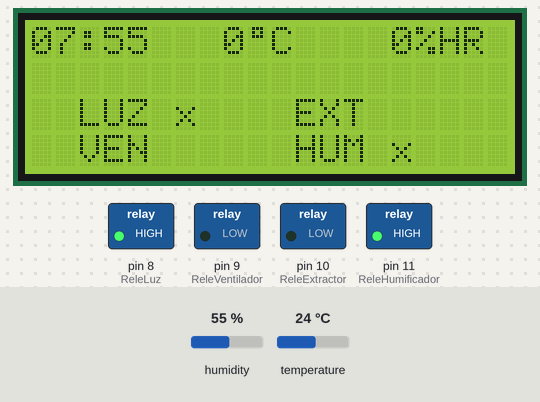
Recording of a sketch running on a simulated Arduino Uno, built with avr-gcc and run on an emulated ATmega328P. Parts: 20×4 character LCD, switched loads named in the sketch (green lamp = pin HIGH). The inputs (shaded band) are chosen by the test bench; at power-on: humidity 55 %, temperature 24 °C. The local clock reads 2024-03-15 10:24:30 at power-on unless the sketch sets it.

Above: at 1.2 s.
1.3 s: humidity set to 59 %
At 4.0 s:
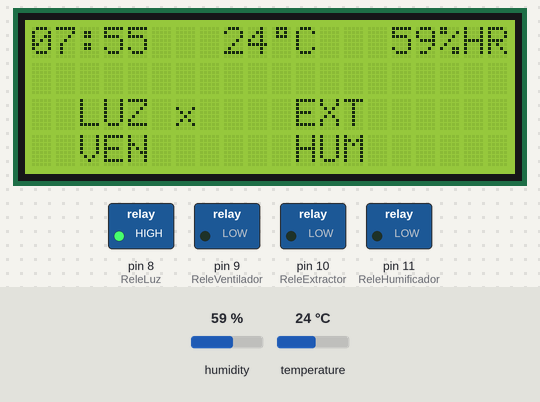
6.7 s: humidity set to 62 %
At 9.9 s:
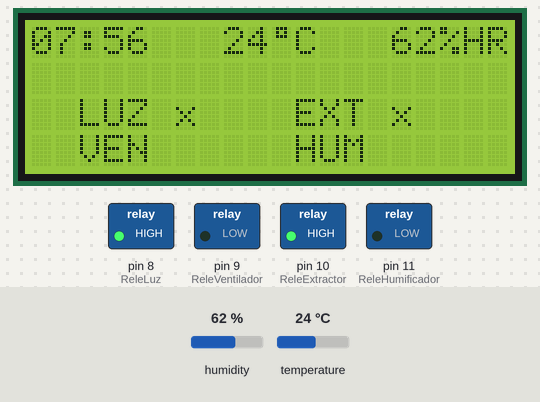
11.1 s: temperature set to 24.6 °C
At 13.2 s:
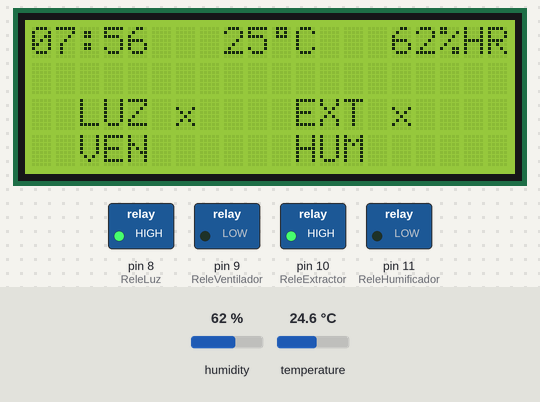
15.5 s: temperature set to 25.7 °C
At 19.1 s:
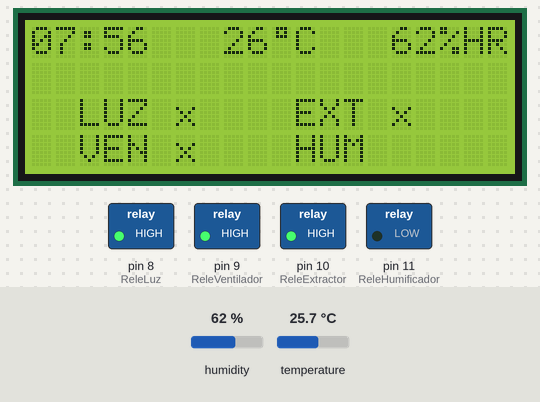
19.9 s: humidity set to 51 %
At 21.3 s:
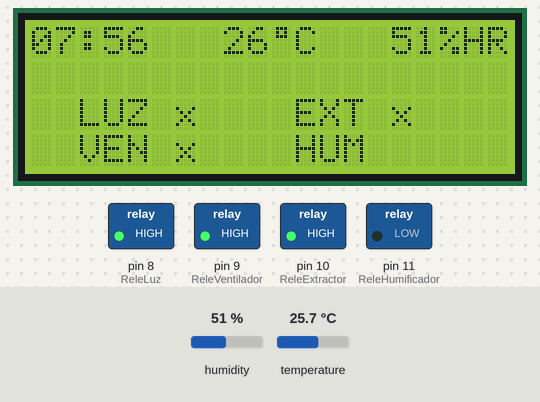
24.3 s: humidity set to 48 %
At 28.2 s:
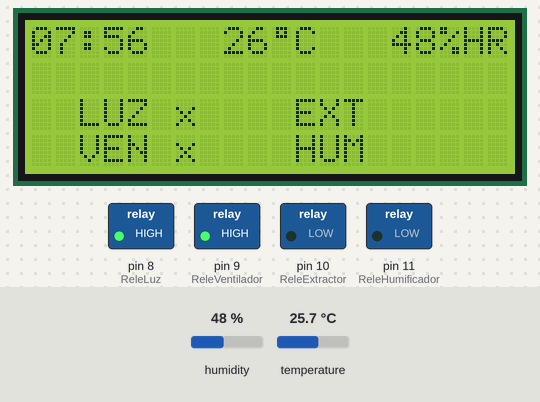
Timing chart, 0 to 29.7 s (numbered marks = the images above; inputs shaded):
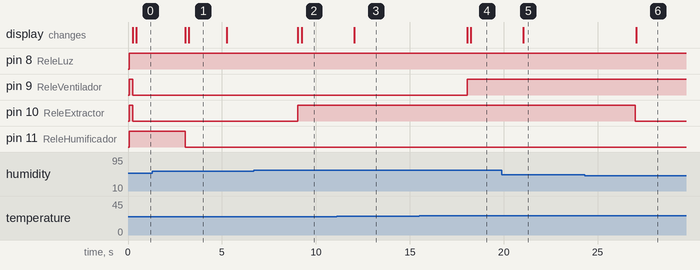

The sketch:

growdino.ino
```cpp
#include <Wire.h> //l2c
#include "RTClib.h" //Real time clock
#include "DHT.h" //SENSOR DHT22
#include <LiquidCrystal_I2C.h> //LCD 0x27
//Iluminación
//Ventilador
//Extra/Intra
//Humificador

//Reles
const byte ReleLuz=8;
const byte ReleVentilador=9;
const byte ReleExtractor=10;
const byte ReleHumificador=11;
const byte ON=1;
const byte OFF=0;

//--Sensores
//DHT
const byte dhtPin=2;
DHT dht(dhtPin, DHT22);

//RTC
RTC_DS1307 rtc;
DateTime now;

//loops
int IntervaloSensores=3000;
long LastMillisSensores;
int IntervaloRTC=200;
long LastMillisRTC;
int IntervaloDisplay=200;
long LastMillisDisplay;

//LCD
LiquidCrystal_I2C lcd(0x27,20,4);  //Crear el objeto lcd  dirección  0x27 y 20 columnas x 4 filas
const byte char1[]{
  B01110,
  B01010,
  B01110,
  B00000,
  B00000,
  B00000,
  B00000,
  B00000,
};

//Humedad y Temperatura
float HumedadIndoor;
float TempIndoor;
float HumedadMinima=40;
float HumedadMaxima=60;
float TempMinima=20; //Para apagar ventilador
float TempMaxima=30; //Para encender extractor
float ToleranciaTemp=(TempMaxima-TempMinima)/2; //Cuanto tiene que bajar/subir del maximo/minimo para que se apague
float ToleranciaHum=(HumedadMaxima-HumedadMinima)/2;
boolean ControlandoExtTemp=false; //Para extractor
boolean ControlandoExtHum=false;
boolean SubiendoTemp=false; //Para ventilador

//Variables de control de tiempo
byte TiempoExtractor=15;
byte TiempoVentilador=15;
byte nowMin;
byte nowHour;
byte HoraInicioLuz=20;
byte MinInicioLuz=0;
byte HoraFinLuz=8;
byte MinFinLuz=0;

void InicializarSensores(){
  //RTC
  rtc.begin();
  rtc.adjust(DateTime(2016,6,10,  7,55,55));
  now = rtc.now();

  //DHT
  dht.begin();

  //LCD
  lcd.init();
  lcd.backlight();
}
byte grado0=0;
void setup() {

  Serial.begin(9600); //Inicio comunicación serial

  InicializarSensores(); //Inicialización de sensores

  pinMode(ReleLuz, OUTPUT);
  pinMode(ReleVentilador, OUTPUT);
  pinMode(ReleExtractor, OUTPUT);
  pinMode(ReleHumificador, OUTPUT);

  //Serial.println("<<Iniciando arduino>>");
  lcd.createChar(0,char1);
}

void actualizarSensores(){
  if ((millis()-LastMillisSensores)>=IntervaloSensores){ //Sampling time sensores
    LastMillisSensores=millis();
    HumedadIndoor=dht.readHumidity();
    TempIndoor=dht.readTemperature();
  }
}

void actualizarRTC(){
  if ((millis()-LastMillisRTC)>=IntervaloRTC){
    LastMillisRTC=millis();
    nowMin=now.minute();
    nowHour=now.hour();
    now = rtc.now();
  }
}
void actualizarDisplay(){
  if ((millis()-LastMillisDisplay)>=IntervaloDisplay){
    LastMillisDisplay=millis();
    lcd.clear();

    //Mostrar hora
    lcd.setCursor(0,0);
    if (now.hour()<10){
      lcd.print("0");
    }
    lcd.print(now.hour());
    lcd.print(":");
    if (now.minute()<10){
      lcd.print("0");
    }
    lcd.print(now.minute());
    //Fin mostrar hora

    //Inicio mostrar T y H
    lcd.setCursor(8,0);
    lcd.print(TempIndoor,0);
    lcd.write(0);
    lcd.print("C");

    lcd.setCursor(15,0);
    lcd.print(HumedadIndoor,0);
    lcd.print("%HR");
    //Fin mostrar T y H

    lcd.setCursor(2,2);
    lcd.print("LUZ ");
    if (digitalRead(ReleLuz)){lcd.print("x");}
    lcd.setCursor(2,3);
    lcd.print("VEN ");
    if (digitalRead(ReleVentilador)){lcd.print("x");}
    lcd.setCursor(11,2);
    lcd.print("EXT ");
    if (digitalRead(ReleExtractor)){lcd.print("x");}
    lcd.setCursor(11,3);
    lcd.print("HUM ");
    if (digitalRead(ReleHumificador)){lcd.print("x");}

  }
}

void extractor(){ //Se controla la temperatura por el extractor
  //Primero analizo si el extractor tiene que encenderse por el tiempo determinado
  //Que excede a la temperatura, o sea el tiempo que si o si el extractor
  //Tiene que estar encendido para renovar el aire
  if ((nowMin>=0)&&(nowMin<TiempoExtractor)){
    digitalWrite(ReleExtractor,ON);
  } else {

    //Si la temperatura es superior a la maxima
    if (TempIndoor>=TempMaxima) {
      digitalWrite(ReleExtractor,ON);
      //Asigno que estoy bajando la temperatura, para que cuando la temperatura
      //baje de la máxima, el extractor siga funcionando hasta que la temperatura
      //actual sea menor a (TempMaxima-ToleranciaTemp), de esta forma
      //me aseguro que siga funcionando y no se frene apenas llega a TempMaxima-0.1
      ControlandoExtTemp=true;
    }
    //Si se activo el control de temperatura, y la actual aún no es menor que la maxima menos la tolerancia
    //sigue encendido
    if ((ControlandoExtTemp==true)&&(TempIndoor>=(TempMaxima-ToleranciaTemp))){
      digitalWrite(ReleExtractor,ON);
    }
    //Si está activo el control de temperatura máxima, pero ya la temperatura actual es menor
    //a la tempmax - tolerancia, dejo de controlar la temp max
    if ((ControlandoExtTemp==true)&&(TempIndoor<(TempMaxima-ToleranciaTemp))){
      ControlandoExtTemp=false;
    }
    //Si no estoy controlando la temperatura, y ésta es menor a la maxima, se apaga
    if ((ControlandoExtTemp==false) && (TempIndoor<=TempMaxima)&&(ControlandoExtHum==false)){
      digitalWrite(ReleExtractor,OFF);
    }
    //Asigno un trigger que me active el extractor en caso de que la humedad sea mayor
    //a la humedad máxima
    if (HumedadIndoor>HumedadMaxima){
      digitalWrite(ReleExtractor,ON);
      ControlandoExtHum=true;
    }
    if ((ControlandoExtHum==true)&&(HumedadIndoor>=(HumedadMaxima-ToleranciaHum))){
      digitalWrite(ReleExtractor,ON);
    }
    if ((ControlandoExtHum==true)&&(HumedadIndoor<(HumedadMaxima-ToleranciaHum))){
      ControlandoExtHum=false;
    }


  }
}

void ventilador(){
  //Primero analizo si el ventilador tiene que encenderse por el tiempo determinado
  //Que excede a la temperatura, o sea el tiempo que si o si el ventilador
  //Tiene que estar encendido para ventilación interior
  if ((nowMin>=0)&&(nowMin<TiempoVentilador)){
    digitalWrite(ReleVentilador,ON);
  } else {

    //Idealmente, el ventilador tiene que estar SIEMPRE encendido a excepción de cuando
    //la temperatura es menor a la mínima, en cuyo caso se enciende solamente el tiempo
    //que ha sido determinado en TiempoVentilador
    if (TempIndoor<TempMinima){
      digitalWrite(ReleVentilador,OFF);
      SubiendoTemp=true;
    }
    if ((SubiendoTemp==true) && (TempIndoor<=(TempMinima+ToleranciaTemp))){
      digitalWrite(ReleVentilador,OFF);
    }
    if ((SubiendoTemp==true)&&(TempIndoor>(TempMinima+ToleranciaTemp))){
      SubiendoTemp=false;
    }
    if ((SubiendoTemp==false)&&(TempIndoor>TempMinima)){
      digitalWrite(ReleVentilador,ON);
    }
  }
}

void humificador(){
  //Si la humedad es menor a la minima se enciende el humificador, y se activa
  //hasta que alcance la máxima, cuando la alcanza se apaga hasta que alcance la minima
  if (HumedadIndoor<HumedadMinima){
    digitalWrite(ReleHumificador,ON);
  } else {
    digitalWrite(ReleHumificador,OFF);
  }
}

void luces(){
  int startTime=HoraInicioLuz*60+MinInicioLuz;
  int stopTime=HoraFinLuz*60+MinInicioLuz;
  int nowTime=now.hour()*60+now.minute();

  //Si la hora de apagado es mayor a la hora de encendido, significa que las luces
  //se prenden y se apagan en el mismo día, caso contrario las luces se encienden un día
  //y se apagan al día siguiente
  if (stopTime>startTime){
    if((nowTime>=startTime)&&(nowTime<stopTime)){
      digitalWrite(ReleLuz,ON);
    } else {
      digitalWrite(ReleLuz,OFF);
    }
  //CASO INICIO Y FIN EN DIFERENTES DIAS
  //si la hora de apagado está mas adelante de la hora actual o la hora de encendido
  //es anterior a la hora actual, significa que el indoor tiene que estar encendido
  } else if ((stopTime>nowTime)||(startTime<=nowTime)){
    digitalWrite(ReleLuz,ON);
  } else {
    digitalWrite(ReleLuz,OFF);
  }
}

void loop() {
  actualizarSensores();
  actualizarRTC();
  actualizarDisplay();
  extractor();
  ventilador();
  humificador();
  luces();
}
```

Measured:
- the behaviour switches between 60 and 61 % on humidity (found by bisection; images 1 and 2)
- the behaviour switches between 25 and 25.1 °C on temperature (found by bisection; images 3 and 4)
- the behaviour switches between 50 and 49 % on humidity (found by bisection; images 5 and 6)
- after the input at 6.7 s, pin 10 (ReleExtractor): LOW → HIGH after 2.3 s; the display: first changes after 2.3 s (image 2 shows a later state)
- after the input at 11.1 s, the display: changes after 0.95 s (image 3)
- after the input at 15.5 s, pin 9 (ReleVentilador): LOW → HIGH after 2.5 s; the display: first changes after 2.5 s (image 4 shows a later state)
- after the input at 19.9 s, the display: changes after 1.1 s (image 5)
- after the input at 24.3 s, pin 10 (ReleExtractor): HIGH → LOW after 2.7 s; the display: changes after 2.7 s (image 6)
